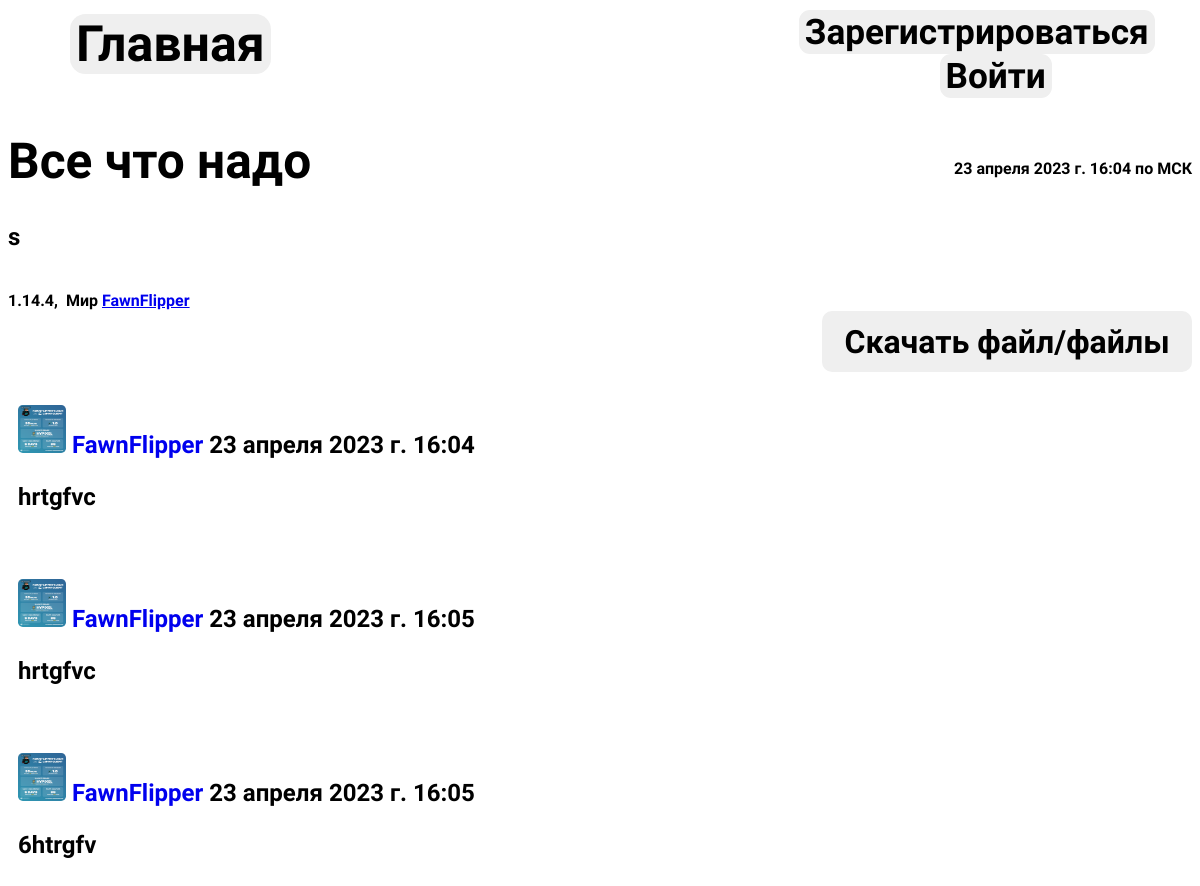
/file/vse-chto-nado/, run on the app's committed database.
### files/models.py (models this page shows, shortened)
class Files(models.Model):
    title = models.CharField('Название', max_length=128)
    anons = models.CharField('Анонс', max_length=250)
    url = models.URLField('URL файла для загрузки', max_length=120)
    slug = models.SlugField('URL', unique=True, db_index=True)
    full_txt = models.TextField('Полное описание')
    datetime = models.DateTimeField('Дата публикации', auto_now_add=True)
    version = models.ManyToManyField('Version', blank=False, related_name='files')
    type = models.ForeignKey('Type', on_delete=models.PROTECT, null=True, related_name='files')
    favourite = models.ManyToManyField(CustomUser, default=None, blank=True, related_name='favourite')
    creator = models.ForeignKey(CustomUser, on_delete=models.PROTECT, null=True, related_name='files')
    objects = models.Manager()
    class Meta:
        verbose_name = 'Файл'
        verbose_name_plural = 'Файлы'

class Version(models.Model):
    name = models.CharField('Название', max_length=40, db_index=True)
    def __str__(self):
        return self.name
    class Meta:
        verbose_name = 'Версия'
        verbose_name_plural = 'Версии'

class Type(models.Model):
    name = models.CharField('Название', max_length=40, db_index=True)
    class Meta:
        verbose_name = 'Тип'
        verbose_name_plural = 'Типы'

class Comment(models.Model):
    file = models.ForeignKey(Files, on_delete=models.CASCADE, related_name='comments')
    user = models.ForeignKey(CustomUser, on_delete=models.CASCADE, related_name='comments')
    body = models.TextField('Текст')
    created_on = models.DateTimeField(auto_now_add=True)
    class Meta:
        ordering = ['created_on']
        verbose_name = 'Комментарий'
        verbose_name_plural = 'Комментарии'

### users/models.py (models this page shows)
class CustomUser(AbstractUser):
    GENDERS = (
        ('m', 'Мужчина'),
        ('f', 'Женщина'),
    )
    gender = models.CharField('Пол', max_length=1, choices=GENDERS, default='')
    birth_date = models.DateField('День рождения', default='2000-01-01')
    avatar = models.ImageField('Аватарка', upload_to='avatars/', blank=True, null=True, default='standart_avatar.png')

### files/views.py (the view, shortened to what this page needs)
# urls.py: path('<slug:slug>/', views.FilesDetailView.as_view(), name='file-detail')
class FilesDetailView(DataMixin, DetailView):
    model = Files
    template_name = 'files/detail_views.html'
    context_object_name = 'file'
    def get_context_data(self, **kwargs):
        context = super(FilesDetailView, self).get_context_data(**kwargs)
        context['fav'] = 'far'
        file = self.get_object()
        if file.favourite.filter(id=self.request.user.id).exists():
            context['fav'] = 'fas'
        context['comment_form'] = CommentForm()
        context['comments'] = self.get_object().comments.select_related('user').all()
        c_def = self.get_user_context()
        return dict(list(context.items()) + list(c_def.items()))
    def get_queryset(self):
        slug = self.kwargs.get('slug', '')
        return super().get_queryset().filter(slug=slug).prefetch_related('version').select_related('type')

### home/utils.py (called while the page is built)
def get_theme(request):
    return request.COOKIES.get('fawn-files_cookie_theme')

    def get_user_context(self, **kwargs):
        context = kwargs
        context['theme'] = get_theme(self.request)
        if context['theme']:
            local_themes = themes.copy()
            local_themes.pop(context['theme'])
            context['themes'] = local_themes
        return context

### files/templates/files/detail_views.html (shortened to what this page needs)
{% extends 'home/ex.html' %}
{% load static %}
{% block import %}
<link rel="stylesheet" href="{% static 'files/css/detail_views.css' %}">
{% endblock %}
{% block content %}
    <h1 class="text">{{ file.title }}</h1>
    <h6 class="date mini-text">{{ file.datetime }} по МСК</h6>
    <p class="full_txt mini-text">{{ file.full_txt }}</p>
    <h6 class="version_type mini-text">
      {% for ver in file.version.all %}
        {{ ver }},
      {% endfor %}
       {{ file.type.name }}
        {% if file.creator %}
            <a href="{% url 'user_profile' file.creator.profile.pk %}" class="creator">{{ file.creator.username }}</a>
        {% endif %}
        </h6>
    <a href="{{ file.url }}" target="_blank"><button class="download text">Скачать файл/файлы</button></a><br>
    <form method="post" class="mini-text">
    {% for comment in comments %}
        <div class="comments" style="padding: 10px;">
          <p class="font-weight-bold">
            <a href="{% url 'user_profile' comment.user.profile.pk %}" class="text-color">
              <img src="{{ comment.user.avatar.url }}" style="width: 2em; height: 2em; border-radius: 0.2em;">
              {{ comment.user.username }}
            </a>
            <span class=" text-muted font-weight-normal">
              {{ comment.created_on }}
            </span>
          </p>
          {{ comment.body | linebreaks }}
        </div>
        {% endfor %}
{% endblock %}

### home/static/home/css/ex.css (style rules this page uses)
button { -webkit-transition-duration: 0.4s; transition-duration: 0.4s; border: none; cursor: pointer; font: bold 3.125em 'Play', sans-serif; border-radius: 0.3125em; }
a { text-decoration: none; }
.text { font: bold 0.5em 'Play', sans-serif; }
.mini-text { font: bold 1.5em 'Play', sans-serif; }

### files/static/files/css/detail_views.css (style rules this page uses)
h1.text { font-size: 3.1em; }
.date { font-size: 1em; float: right; margin-top: -4em; }
.version_type { font-size: 1em; }
.download { float: right; margin-top: -1.3em; font-size: 2em; padding: 0.35em 0.7em; }
.creator { -webkit-transition-duration: 0.4s; transition-duration: 0.4s; text-decoration: underline; }

### data on the page
Files: title "Все что надо", datetime "23 апреля 2023 г. 16:04", full_txt "s", type.name "Мир", creator.username "FawnFlipper"
Version: name "1.14.4"
Comment: user.avatar (picture), user.username "FawnFlipper", created_on "23 апреля 2023 г. 16:04", body "hrtgfvc"
Comment: user.avatar (picture), user.username "FawnFlipper", created_on "23 апреля 2023 г. 16:05", body "hrtgfvc"
Comment: user.avatar (picture), user.username "FawnFlipper", created_on "23 апреля 2023 г. 16:05", body "6htrgfv"
